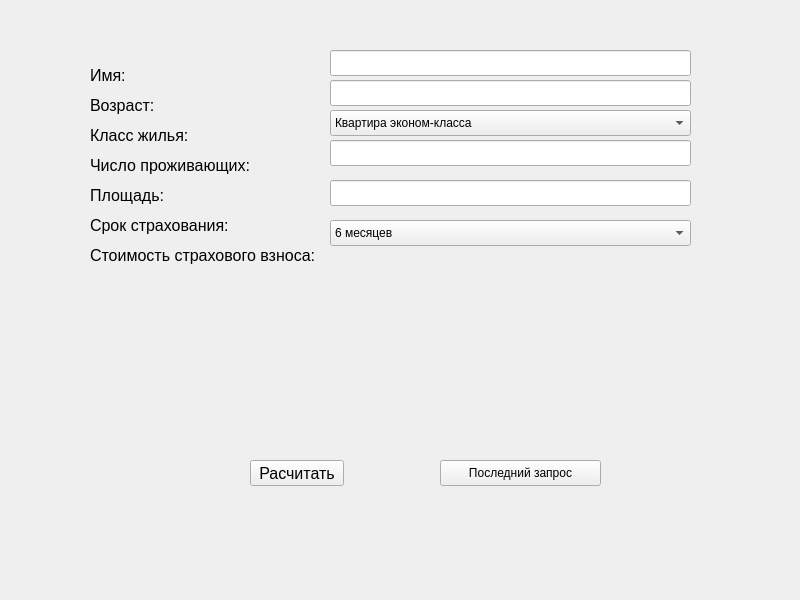
<?xml version="1.0" encoding="UTF-8"?>
<ui version="4.0">
 <class>Widget</class>
 <widget class="QWidget" name="Widget">
  <property name="geometry">
   <rect>
    <x>0</x>
    <y>0</y>
    <width>800</width>
    <height>600</height>
   </rect>
  </property>
  <property name="windowTitle">
   <string>Widget</string>
  </property>
  <widget class="QLabel" name="label">
   <property name="geometry">
    <rect>
     <x>90</x>
     <y>60</y>
     <width>71</width>
     <height>31</height>
    </rect>
   </property>
   <property name="font">
    <font>
     <pointsize>12</pointsize>
    </font>
   </property>
   <property name="text">
    <string>Имя:</string>
   </property>
  </widget>
  <widget class="QLabel" name="label_2">
   <property name="geometry">
    <rect>
     <x>90</x>
     <y>90</y>
     <width>71</width>
     <height>31</height>
    </rect>
   </property>
   <property name="font">
    <font>
     <pointsize>12</pointsize>
    </font>
   </property>
   <property name="text">
    <string>Возраст:</string>
   </property>
  </widget>
  <widget class="QLabel" name="label_3">
   <property name="geometry">
    <rect>
     <x>90</x>
     <y>120</y>
     <width>111</width>
     <height>31</height>
    </rect>
   </property>
   <property name="font">
    <font>
     <pointsize>12</pointsize>
    </font>
   </property>
   <property name="text">
    <string>Класс жилья:</string>
   </property>
  </widget>
  <widget class="QLabel" name="label_4">
   <property name="geometry">
    <rect>
     <x>90</x>
     <y>150</y>
     <width>181</width>
     <height>31</height>
    </rect>
   </property>
   <property name="font">
    <font>
     <pointsize>12</pointsize>
    </font>
   </property>
   <property name="text">
    <string>Число проживающих:</string>
   </property>
  </widget>
  <widget class="QLabel" name="label_5">
   <property name="geometry">
    <rect>
     <x>90</x>
     <y>180</y>
     <width>111</width>
     <height>31</height>
    </rect>
   </property>
   <property name="font">
    <font>
     <pointsize>12</pointsize>
    </font>
   </property>
   <property name="text">
    <string>Площадь:</string>
   </property>
  </widget>
  <widget class="QLabel" name="label_6">
   <property name="geometry">
    <rect>
     <x>90</x>
     <y>210</y>
     <width>161</width>
     <height>31</height>
    </rect>
   </property>
   <property name="font">
    <font>
     <pointsize>12</pointsize>
    </font>
   </property>
   <property name="text">
    <string>Срок страхования:</string>
   </property>
  </widget>
  <widget class="QLabel" name="label_7">
   <property name="geometry">
    <rect>
     <x>90</x>
     <y>240</y>
     <width>251</width>
     <height>31</height>
    </rect>
   </property>
   <property name="font">
    <font>
     <pointsize>12</pointsize>
    </font>
   </property>
   <property name="text">
    <string>Стоимость страхового взноса:</string>
   </property>
  </widget>
  <widget class="QLineEdit" name="owner">
   <property name="geometry">
    <rect>
     <x>330</x>
     <y>50</y>
     <width>361</width>
     <height>26</height>
    </rect>
   </property>
  </widget>
  <widget class="QLineEdit" name="age">
   <property name="geometry">
    <rect>
     <x>330</x>
     <y>80</y>
     <width>361</width>
     <height>26</height>
    </rect>
   </property>
  </widget>
  <widget class="QLineEdit" name="residents">
   <property name="geometry">
    <rect>
     <x>330</x>
     <y>140</y>
     <width>361</width>
     <height>26</height>
    </rect>
   </property>
  </widget>
  <widget class="QLineEdit" name="area">
   <property name="geometry">
    <rect>
     <x>330</x>
     <y>180</y>
     <width>361</width>
     <height>26</height>
    </rect>
   </property>
  </widget>
  <widget class="QComboBox" name="estateType">
   <property name="geometry">
    <rect>
     <x>330</x>
     <y>110</y>
     <width>361</width>
     <height>26</height>
    </rect>
   </property>
   <item>
    <property name="text">
     <string>Квартира эконом-класса</string>
    </property>
   </item>
   <item>
    <property name="text">
     <string>Элитная квартира</string>
    </property>
   </item>
   <item>
    <property name="text">
     <string>Таун-хаус</string>
    </property>
   </item>
   <item>
    <property name="text">
     <string>Коттедж</string>
    </property>
   </item>
  </widget>
  <widget class="QComboBox" name="period">
   <property name="geometry">
    <rect>
     <x>330</x>
     <y>220</y>
     <width>361</width>
     <height>26</height>
    </rect>
   </property>
   <item>
    <property name="text">
     <string>6 месяцев</string>
    </property>
   </item>
   <item>
    <property name="text">
     <string>1 год</string>
    </property>
   </item>
   <item>
    <property name="text">
     <string>18 месяцев</string>
    </property>
   </item>
  </widget>
  <widget class="QPushButton" name="btnCalc">
   <property name="geometry">
    <rect>
     <x>250</x>
     <y>460</y>
     <width>94</width>
     <height>26</height>
    </rect>
   </property>
   <property name="font">
    <font>
     <pointsize>12</pointsize>
    </font>
   </property>
   <property name="text">
    <string>Расчитать</string>
   </property>
  </widget>
  <widget class="QPushButton" name="btnUndo">
   <property name="geometry">
    <rect>
     <x>440</x>
     <y>460</y>
     <width>161</width>
     <height>26</height>
    </rect>
   </property>
   <property name="text">
    <string>Последний запрос</string>
   </property>
  </widget>
  <widget class="QLabel" name="cost">
   <property name="geometry">
    <rect>
     <x>330</x>
     <y>260</y>
     <width>66</width>
     <height>18</height>
    </rect>
   </property>
   <property name="font">
    <font>
     <pointsize>12</pointsize>
    </font>
   </property>
   <property name="text">
    <string/>
   </property>
  </widget>
 </widget>
 <resources/>
 <connections/>
</ui>
